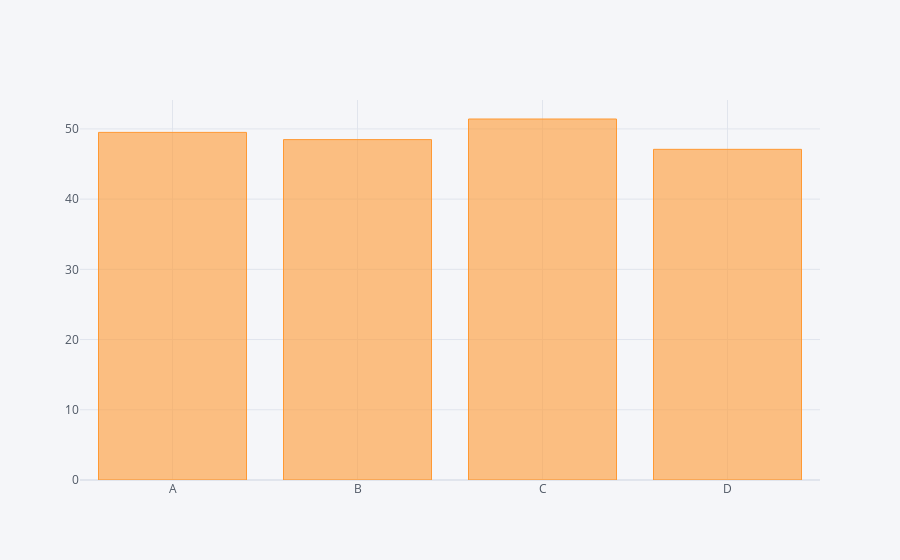

The notebook cell this image was saved under:
### Code cell
df.sum().iplot(kind='bar')

### Figure 1 — Plotly figure (JSON) as saved in the notebook; plotly's stock layout.template omitted (floating-point values rounded to 4 significant figures)
{"data": [{"marker": {"color": "rgba(255, 153, 51, 0.6)", "line": {"color": "rgba(255, 153, 51, 1.0)", "width": 1}}, "name": "None", "orientation": "v", "text": "", "x": ["A", "B", "C", "D"], "y": [49.51, 48.48, 51.42, 47.09], "type": "bar"}], "layout": {"legend": {"bgcolor": "#F5F6F9", "font": {"color": "#4D5663"}}, "paper_bgcolor": "#F5F6F9", "plot_bgcolor": "#F5F6F9", "title": {"font": {"color": "#4D5663"}}, "xaxis": {"gridcolor": "#E1E5ED", "showgrid": true, "tickfont": {"color": "#4D5663"}, "title": {"font": {"color": "#4D5663"}, "text": ""}, "zerolinecolor": "#E1E5ED"}, "yaxis": {"gridcolor": "#E1E5ED", "showgrid": true, "tickfont": {"color": "#4D5663"}, "title": {"font": {"color": "#4D5663"}, "text": ""}, "zerolinecolor": "#E1E5ED"}}}
